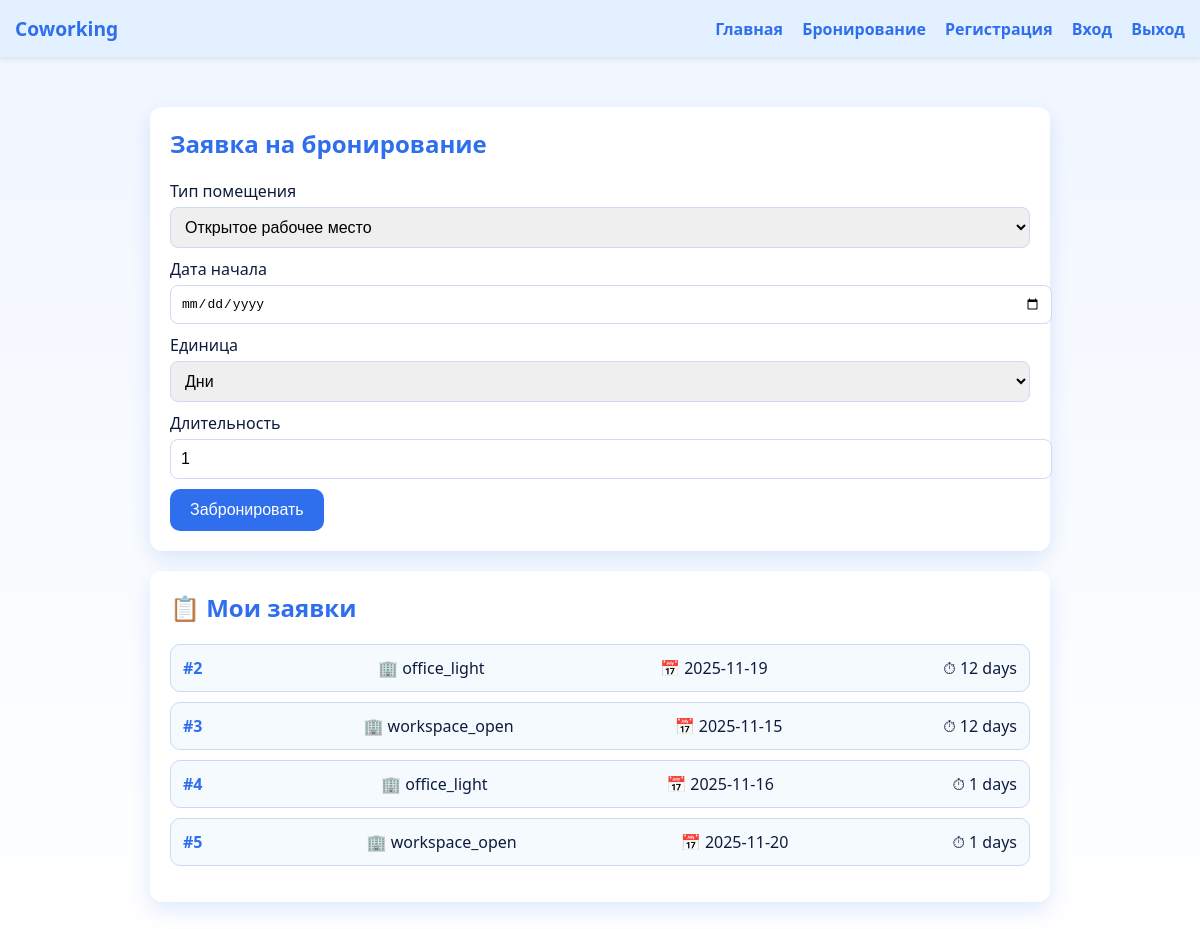
The page /bookings (signed in) on the database its author committed.
### tables this page shows
CREATE TABLE "Request" (
	"id"	INTEGER,
	"RoomType"	TEXT,
	"Date"	TEXT,
	"RentType"	TEXT,
	"Duration"	INTEGER,
	"id_users"	INTEGER,
	PRIMARY KEY("id" AUTOINCREMENT),
	FOREIGN KEY("id_users") REFERENCES "Users"("id")
);

### site.py (the view)
@app.route("/bookings")
def bookings_view():
    user = get_username()
    if not user:
        return render_template("index.html", error="Войдите, чтобы бронировать помещения.")
    user_id = get_user_id(user)
    conn = sqlite3.connect(DB_NAME)
    cur = conn.cursor()
    cur.execute("SELECT * FROM Request WHERE id_users=?", (user_id,))
    rows = cur.fetchall()
    conn.close()
    return render_template("bookings.html", user=user, bookings=rows)

### site.py (called while the page is built)
def get_username():
    session_id = request.cookies.get("session")
    if session_id:
        return sessions.get(session_id)
    return None

def get_user_id(login):
    conn = sqlite3.connect(DB_NAME)
    cur = conn.cursor()
    cur.execute("SELECT id FROM Users WHERE Login=?", (login,))
    row = cur.fetchone()
    conn.close()
    return row[0] if row else None

### templates/bookings.html (shortened to what this page needs)
<!doctype html>
<html lang="ru">
<head>
  <link rel="stylesheet" href="{{ url_for('static', filename='styles.css') }}">
</head>
<body>
  <header>
    <div><strong>Coworking</strong></div>
    <nav>
      <a href="{{ url_for('index') }}">Главная</a>
      <a href="{{ url_for('bookings_view') }}">Бронирование</a>
      <a href="{{ url_for('register') }}">Регистрация</a>
      <a href="{{ url_for('login') }}">Вход</a>
      <a href="{{ url_for('logout') }}">Выход</a>
    </nav>
  </header>
  <main>
    <div class="card">
      <h2>Заявка на бронирование</h2>
      <form id="booking-form" method="POST" action="{{ url_for('book') }}">
        <label>Тип помещения
          <select name="room_type" id="room_type">
            <option value="workspace_open">Открытое рабочее место</option>
          </select>
        </label>
        <label>Дата начала <input type="date" name="start_date" id="start_date" required></label>
        <label>Единица
          <select name="duration_unit" id="duration_unit">
            <option value="days">Дни</option>
          </select>
        </label>
        <label>Длительность <input type="number" name="duration_value" id="duration_value" value="1" min="1" required></label>
        <button type="submit">Забронировать</button>
      </form>
    </div>
    <div class="card">
      <h2>📋 Мои заявки</h2>
      {% if bookings %}
        <ul class="my-bookings">
          {% for b in bookings %}
            <li>
              <span class="booking-id">#{{ b[0] }}</span>
              <span class="booking-type">🏢 {{ b[1] }}</span>
              <span class="booking-date">📅 {{ b[2] }}</span>
              <span class="booking-duration">⏱ {{ b[4] }} {{ b[3] }}</span>
            </li>
          {% endfor %}
        </ul>
      {% else %}
        <p class="empty">У тебя пока нет заявок. 🚀</p>
      {% endif %}
    </div>
  </main>
</body>
</html>

### static/styles.css (style rules this page uses)
body { font-family: 'Segoe UI', system-ui, sans-serif; background: linear-gradient(180deg, #f0f6ff, #ffffff); color: #0f1b3d; margin: 0; }
header { background: #e3f0ff; padding: 15px; display: flex; justify-content: space-between; align-items: center; box-shadow: 0 2px 6px rgba(0,0,0,0.1); }
header strong { font-size: 1.2em; color: #2f6fed; }
nav a { margin-left: 15px; text-decoration: none; color: #2f6fed; font-weight: 600; transition: color 0.2s ease; }
main { max-width: 900px; margin: 30px auto; padding: 20px; }
.card { background: #fff; border-radius: 12px; padding: 20px; box-shadow: 0 8px 20px rgba(47,111,237,0.15); margin-bottom: 20px; }
.card h2 { margin-top: 0; color: #2f6fed; }
label { display: block; margin: 10px 0; }
input, select { width: 100%; padding: 10px; border: 1px solid #cdd9f7; border-radius: 8px; margin-top: 5px; font-size: 1em; }
button { background: #2f6fed; color: white; border: none; padding: 12px 20px; border-radius: 10px; cursor: pointer; font-size: 1em; transition: background 0.2s ease, transform 0.1s ease; }
ul { padding-left: 18px; }
.my-bookings { list-style: none; padding: 0; }
.my-bookings li { background: #f5faff; border: 1px solid #cdd9f7; border-radius: 10px; padding: 12px; margin-bottom: 10px; display: flex; justify-content: space-between; align-items: center; transition: transform 0.1s ease, box-shadow 0.2s ease; }
.booking-id { font-weight: bold; color: #2f6fed; }
.booking-type, .booking-date, .booking-duration { margin-left: 10px; }

### rows shown on the page
Request: id "2", RoomType "office_light", Date "2025-11-19", Duration "12", RentType "days"
Request: id "3", RoomType "workspace_open", Date "2025-11-15", Duration "12", RentType "days"
Request: id "4", RoomType "office_light", Date "2025-11-16", Duration "1", RentType "days"
Request: id "5", RoomType "workspace_open", Date "2025-11-20", Duration "1", RentType "days"
